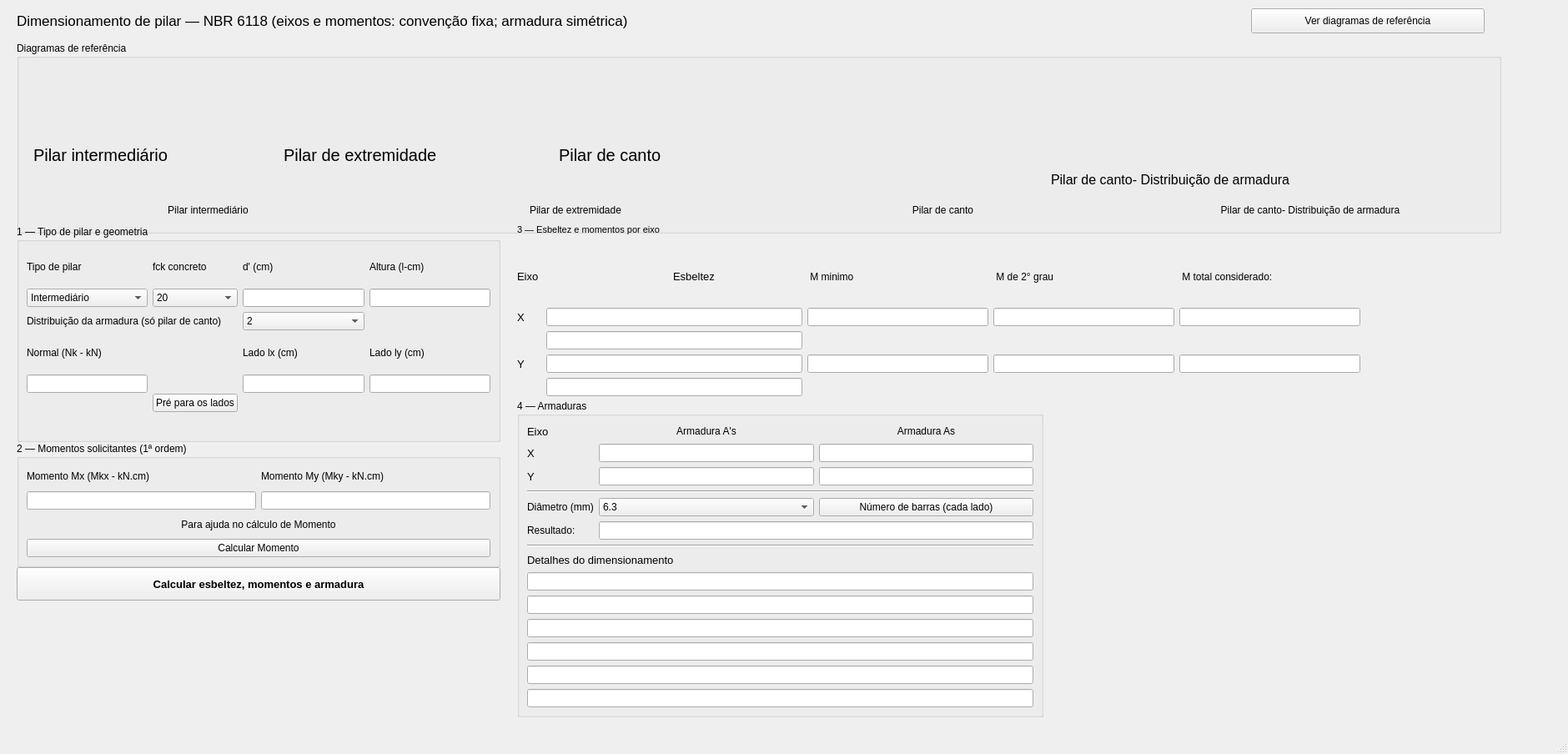
<?xml version="1.0" encoding="UTF-8"?>
<ui version="4.0">
 <class>MainWindow</class>
 <widget class="QMainWindow" name="MainWindow">
  <property name="geometry">
   <rect>
    <x>0</x>
    <y>0</y>
    <width>1880</width>
    <height>904</height>
   </rect>
  </property>
  <property name="windowTitle">
   <string>MainWindow</string>
  </property>
  <widget class="QWidget" name="centralwidget">
   <widget class="QLabel" name="label_5">
    <property name="geometry">
     <rect>
      <x>20</x>
      <y>10</y>
      <width>951</width>
      <height>30</height>
     </rect>
    </property>
    <property name="font">
     <font>
      <pointsize>13</pointsize>
     </font>
    </property>
    <property name="text">
     <string>Dimensionamento de pilar — NBR 6118 (eixos e momentos: convenção fixa; armadura simétrica)</string>
    </property>
   </widget>
   <widget class="QPushButton" name="btn_referencia">
    <property name="geometry">
     <rect>
      <x>1500</x>
      <y>10</y>
      <width>280</width>
      <height>30</height>
     </rect>
    </property>
    <property name="text">
     <string>Ver diagramas de referência</string>
    </property>
   </widget>
   <widget class="QGroupBox" name="gb_referencia">
    <property name="geometry">
     <rect>
      <x>20</x>
      <y>50</y>
      <width>1780</width>
      <height>230</height>
     </rect>
    </property>
    <property name="visible">
     <bool>false</bool>
    </property>
    <property name="title">
     <string>Diagramas de referência</string>
    </property>
    <layout class="QGridLayout" name="layout_referencia">
     <item row="0" column="0">
      <widget class="QLabel" name="label_3">
       <property name="minimumSize">
        <size>
         <width>380</width>
         <height>150</height>
        </size>
       </property>
       <property name="text">
        <string/>
       </property>
       <property name="pixmap">
        <pixmap>../../../../Pictures/Screenshots/Captura de tela 2026-05-23 161442.png</pixmap>
       </property>
       <property name="scaledContents">
        <bool>true</bool>
       </property>
      </widget>
     </item>
     <item row="0" column="1">
      <widget class="QLabel" name="label_4">
       <property name="minimumSize">
        <size>
         <width>380</width>
         <height>150</height>
        </size>
       </property>
       <property name="text">
        <string/>
       </property>
       <property name="pixmap">
        <pixmap>../../../../Pictures/Screenshots/Captura de tela 2026-05-23 161539.png</pixmap>
       </property>
       <property name="scaledContents">
        <bool>true</bool>
       </property>
      </widget>
     </item>
     <item row="0" column="2">
      <widget class="QLabel" name="label_32">
       <property name="minimumSize">
        <size>
         <width>380</width>
         <height>150</height>
        </size>
       </property>
       <property name="text">
        <string/>
       </property>
       <property name="pixmap">
        <pixmap>../../../../Pictures/Screenshots/Captura de tela 2026-06-23 154434.png</pixmap>
       </property>
       <property name="scaledContents">
        <bool>true</bool>
       </property>
      </widget>
     </item>
     <item row="0" column="3">
      <widget class="QLabel" name="label_35">
       <property name="minimumSize">
        <size>
         <width>380</width>
         <height>150</height>
        </size>
       </property>
       <property name="text">
        <string/>
       </property>
       <property name="pixmap">
        <pixmap>../../../../Pictures/Screenshots/Captura de tela 2026-06-23 115725.png</pixmap>
       </property>
       <property name="scaledContents">
        <bool>true</bool>
       </property>
      </widget>
     </item>
     <item row="1" column="0">
      <widget class="QLabel" name="label_6">
       <property name="text">
        <string>Pilar intermediário</string>
       </property>
       <property name="alignment">
        <set>Qt::AlignCenter</set>
       </property>
      </widget>
     </item>
     <item row="1" column="1">
      <widget class="QLabel" name="label_7">
       <property name="text">
        <string>Pilar de extremidade</string>
       </property>
       <property name="alignment">
        <set>Qt::AlignCenter</set>
       </property>
      </widget>
     </item>
     <item row="1" column="2">
      <widget class="QLabel" name="label_31">
       <property name="text">
        <string>Pilar de canto</string>
       </property>
       <property name="alignment">
        <set>Qt::AlignCenter</set>
       </property>
      </widget>
     </item>
     <item row="1" column="3">
      <widget class="QLabel" name="label_37">
       <property name="text">
        <string>Pilar de canto- Distribuição de armadura</string>
       </property>
       <property name="alignment">
        <set>Qt::AlignCenter</set>
       </property>
      </widget>
     </item>
    </layout>
   </widget>
   <widget class="QGroupBox" name="gb_geometria">
    <property name="geometry">
     <rect>
      <x>20</x>
      <y>270</y>
      <width>580</width>
      <height>260</height>
     </rect>
    </property>
    <property name="title">
     <string>1 — Tipo de pilar e geometria</string>
    </property>
    <layout class="QGridLayout" name="layout_geometria">
     <item row="0" column="3">
      <widget class="QLabel" name="label_14">
       <property name="text">
        <string>Altura (l-cm)</string>
       </property>
      </widget>
     </item>
     <item row="0" column="0">
      <widget class="QLabel" name="label_38">
       <property name="text">
        <string>Tipo de pilar</string>
       </property>
      </widget>
     </item>
     <item row="0" column="2">
      <widget class="QLabel" name="label_13">
       <property name="text">
        <string>d' (cm)</string>
       </property>
      </widget>
     </item>
     <item row="0" column="1">
      <widget class="QLabel" name="label_12">
       <property name="text">
        <string>fck concreto</string>
       </property>
      </widget>
     </item>
     <item row="1" column="1">
      <widget class="QComboBox" name="fck_conc">
       <item>
        <property name="text">
         <string>20</string>
        </property>
       </item>
       <item>
        <property name="text">
         <string>25</string>
        </property>
       </item>
       <item>
        <property name="text">
         <string>30</string>
        </property>
       </item>
       <item>
        <property name="text">
         <string>35</string>
        </property>
       </item>
       <item>
        <property name="text">
         <string>40</string>
        </property>
       </item>
       <item>
        <property name="text">
         <string>45</string>
        </property>
       </item>
       <item>
        <property name="text">
         <string>50</string>
        </property>
       </item>
      </widget>
     </item>
     <item row="1" column="2">
      <widget class="QLineEdit" name="valor_d_linha"/>
     </item>
     <item row="1" column="3">
      <widget class="QLineEdit" name="altura_lexy"/>
     </item>
     <item row="1" column="0">
      <widget class="QComboBox" name="pilar_tipo">
       <property name="minimumSize">
        <size>
         <width>130</width>
         <height>0</height>
        </size>
       </property>
       <item>
        <property name="text">
         <string>Intermediário</string>
        </property>
       </item>
       <item>
        <property name="text">
         <string>Extremidade</string>
        </property>
       </item>
       <item>
        <property name="text">
         <string>Canto</string>
        </property>
       </item>
      </widget>
     </item>
     <item row="3" column="0">
      <widget class="QLabel" name="label_8">
       <property name="text">
        <string>Normal (Nk - kN)</string>
       </property>
      </widget>
     </item>
     <item row="4" column="0">
      <widget class="QLineEdit" name="normal_nk"/>
     </item>
     <item row="3" column="2">
      <widget class="QLabel" name="label">
       <property name="text">
        <string>Lado lx (cm)</string>
       </property>
      </widget>
     </item>
     <item row="3" column="3">
      <widget class="QLabel" name="label_2">
       <property name="text">
        <string>Lado ly (cm)</string>
       </property>
      </widget>
     </item>
     <item row="4" column="3">
      <widget class="QLineEdit" name="lado_ly"/>
     </item>
     <item row="4" column="2">
      <widget class="QLineEdit" name="lado_lx"/>
     </item>
     <item row="4" column="1" rowspan="2">
      <widget class="QPushButton" name="calcular_pre_lados">
       <property name="text">
        <string>Pré para os lados</string>
       </property>
      </widget>
     </item>
     <item row="2" column="0" colspan="2">
      <widget class="QLabel" name="label_17">
       <property name="text">
        <string>Distribuição da armadura (só pilar de canto)</string>
       </property>
      </widget>
     </item>
     <item row="2" column="2">
      <widget class="QComboBox" name="distribuicao_obliqua">
       <item>
        <property name="text">
         <string>2</string>
        </property>
       </item>
       <item>
        <property name="text">
         <string>1</string>
        </property>
       </item>
       <item>
        <property name="text">
         <string>3</string>
        </property>
       </item>
       <item>
        <property name="text">
         <string>4</string>
        </property>
       </item>
       <item>
        <property name="text">
         <string>5</string>
        </property>
       </item>
       <item>
        <property name="text">
         <string>6</string>
        </property>
       </item>
      </widget>
     </item>
    </layout>
   </widget>
   <widget class="QGroupBox" name="gb_momentos">
    <property name="geometry">
     <rect>
      <x>20</x>
      <y>530</y>
      <width>580</width>
      <height>150</height>
     </rect>
    </property>
    <property name="title">
     <string>2 — Momentos solicitantes (1ª ordem)</string>
    </property>
    <layout class="QGridLayout" name="layout_momentos">
     <item row="0" column="0">
      <widget class="QLabel" name="label_10">
       <property name="text">
        <string>Momento Mx (Mkx - kN.cm)</string>
       </property>
      </widget>
     </item>
     <item row="0" column="1">
      <widget class="QLabel" name="label_11">
       <property name="text">
        <string>Momento My (Mky - kN.cm)</string>
       </property>
      </widget>
     </item>
     <item row="1" column="0">
      <widget class="QLineEdit" name="momento_mkx"/>
     </item>
     <item row="1" column="1">
      <widget class="QLineEdit" name="momento_mky"/>
     </item>
     <item row="2" column="0" colspan="2">
      <widget class="QLabel" name="label_34">
       <property name="text">
        <string>Para ajuda no cálculo de Momento</string>
       </property>
       <property name="alignment">
        <set>Qt::AlignCenter</set>
       </property>
      </widget>
     </item>
     <item row="3" column="0" colspan="2">
      <widget class="QPushButton" name="calcular_momento_janela">
       <property name="text">
        <string>Calcular Momento</string>
       </property>
      </widget>
     </item>
    </layout>
   </widget>
   <widget class="QPushButton" name="calcular_prop">
    <property name="geometry">
     <rect>
      <x>20</x>
      <y>680</y>
      <width>580</width>
      <height>40</height>
     </rect>
    </property>
    <property name="font">
     <font>
      <pointsize>10</pointsize>
      <weight>75</weight>
      <bold>true</bold>
     </font>
    </property>
    <property name="text">
     <string>Calcular esbeltez, momentos e armadura</string>
    </property>
   </widget>
   <widget class="QGroupBox" name="gb_armadura">
    <property name="geometry">
     <rect>
      <x>620</x>
      <y>479</y>
      <width>631</width>
      <height>381</height>
     </rect>
    </property>
    <property name="title">
     <string>4 — Armaduras</string>
    </property>
    <layout class="QGridLayout" name="layout_armadura">
     <item row="0" column="0">
      <widget class="QLabel" name="label_28">
       <property name="font">
        <font>
         <pointsize>10</pointsize>
        </font>
       </property>
       <property name="text">
        <string>Eixo</string>
       </property>
      </widget>
     </item>
     <item row="0" column="1">
      <widget class="QLabel" name="label_24">
       <property name="text">
        <string>Armadura A's</string>
       </property>
       <property name="alignment">
        <set>Qt::AlignCenter</set>
       </property>
      </widget>
     </item>
     <item row="0" column="2">
      <widget class="QLabel" name="label_26">
       <property name="text">
        <string>Armadura As</string>
       </property>
       <property name="alignment">
        <set>Qt::AlignCenter</set>
       </property>
      </widget>
     </item>
     <item row="1" column="0">
      <widget class="QLabel" name="label_43">
       <property name="font">
        <font>
         <pointsize>10</pointsize>
        </font>
       </property>
       <property name="text">
        <string>X</string>
       </property>
      </widget>
     </item>
     <item row="1" column="1">
      <widget class="QLineEdit" name="as_sim_x"/>
     </item>
     <item row="1" column="2">
      <widget class="QLineEdit" name="as_sim_x2"/>
     </item>
     <item row="2" column="0">
      <widget class="QLabel" name="label_29">
       <property name="font">
        <font>
         <pointsize>10</pointsize>
        </font>
       </property>
       <property name="text">
        <string>Y</string>
       </property>
      </widget>
     </item>
     <item row="2" column="1">
      <widget class="QLineEdit" name="as_sim_y"/>
     </item>
     <item row="2" column="2">
      <widget class="QLineEdit" name="as_sim_y2"/>
     </item>
     <item row="3" column="0" colspan="3">
      <widget class="Line" name="line_diametro">
       <property name="orientation">
        <enum>Qt::Horizontal</enum>
       </property>
      </widget>
     </item>
     <item row="4" column="0">
      <widget class="QLabel" name="label_33">
       <property name="text">
        <string>Diâmetro (mm)</string>
       </property>
      </widget>
     </item>
     <item row="4" column="1">
      <widget class="QComboBox" name="barra">
       <item>
        <property name="text">
         <string>6.3</string>
        </property>
       </item>
       <item>
        <property name="text">
         <string>8</string>
        </property>
       </item>
       <item>
        <property name="text">
         <string>10</string>
        </property>
       </item>
       <item>
        <property name="text">
         <string>12.5</string>
        </property>
       </item>
       <item>
        <property name="text">
         <string>16</string>
        </property>
       </item>
       <item>
        <property name="text">
         <string>20</string>
        </property>
       </item>
      </widget>
     </item>
     <item row="4" column="2">
      <widget class="QPushButton" name="numero_barras_botao">
       <property name="text">
        <string>Número de barras (cada lado)</string>
       </property>
      </widget>
     </item>
     <item row="5" column="0">
      <widget class="QLabel" name="lbl_resultado_barras">
       <property name="text">
        <string>Resultado:</string>
       </property>
      </widget>
     </item>
     <item row="5" column="1" colspan="2">
      <widget class="QLineEdit" name="numero_barras"/>
     </item>
     <item row="6" column="0" colspan="3">
      <widget class="Line" name="line_detalhes">
       <property name="orientation">
        <enum>Qt::Horizontal</enum>
       </property>
      </widget>
     </item>
     <item row="7" column="0" colspan="3">
      <widget class="QLabel" name="lbl_detalhes">
       <property name="font">
        <font>
         <pointsize>10</pointsize>
        </font>
       </property>
       <property name="text">
        <string>Detalhes do dimensionamento</string>
       </property>
      </widget>
     </item>
     <item row="8" column="0" colspan="3">
      <widget class="QLineEdit" name="info_1"/>
     </item>
     <item row="9" column="0" colspan="3">
      <widget class="QLineEdit" name="info_2"/>
     </item>
     <item row="10" column="0" colspan="3">
      <widget class="QLineEdit" name="info_3"/>
     </item>
     <item row="11" column="0" colspan="3">
      <widget class="QLineEdit" name="info_4"/>
     </item>
     <item row="12" column="0" colspan="3">
      <widget class="QLineEdit" name="info_5"/>
     </item>
     <item row="13" column="0" colspan="3">
      <widget class="QLineEdit" name="info_6"/>
     </item>
    </layout>
   </widget>
   <widget class="QWidget" name="gridLayoutWidget_5">
    <property name="geometry">
     <rect>
      <x>620</x>
      <y>300</y>
      <width>1011</width>
      <height>175</height>
     </rect>
    </property>
    <layout class="QGridLayout" name="gridLayout_5">
     <item row="4" column="1">
      <widget class="QLineEdit" name="esbeltez_x">
       <property name="enabled">
        <bool>true</bool>
       </property>
      </widget>
     </item>
     <item row="1" column="3">
      <widget class="QLabel" name="label_18">
       <property name="font">
        <font>
         <pointsize>9</pointsize>
        </font>
       </property>
       <property name="text">
        <string> M de 2° grau </string>
       </property>
      </widget>
     </item>
     <item row="1" column="0">
      <widget class="QLabel" name="label_22">
       <property name="font">
        <font>
         <pointsize>10</pointsize>
        </font>
       </property>
       <property name="text">
        <string>Eixo </string>
       </property>
      </widget>
     </item>
     <item row="4" column="4">
      <widget class="QLineEdit" name="momento_mx_total"/>
     </item>
     <item row="8" column="4">
      <widget class="QLineEdit" name="momento_my_total"/>
     </item>
     <item row="4" column="3">
      <widget class="QLineEdit" name="mx_segundo_grau"/>
     </item>
     <item row="8" column="0">
      <widget class="QLabel" name="label_23">
       <property name="font">
        <font>
         <pointsize>10</pointsize>
        </font>
       </property>
       <property name="text">
        <string>Y</string>
       </property>
      </widget>
     </item>
     <item row="1" column="2">
      <widget class="QLabel" name="label_16">
       <property name="font">
        <font>
         <pointsize>9</pointsize>
        </font>
       </property>
       <property name="text">
        <string> M minimo </string>
       </property>
      </widget>
     </item>
     <item row="10" column="1">
      <widget class="QLineEdit" name="excentricidade_y"/>
     </item>
     <item row="7" column="1">
      <widget class="QLineEdit" name="excentricidade_x"/>
     </item>
     <item row="8" column="3">
      <widget class="QLineEdit" name="my_segundo_grau"/>
     </item>
     <item row="8" column="2">
      <widget class="QLineEdit" name="my_minimo"/>
     </item>
     <item row="4" column="2">
      <widget class="QLineEdit" name="mx_minimo"/>
     </item>
     <item row="4" column="0">
      <widget class="QLabel" name="label_41">
       <property name="font">
        <font>
         <pointsize>10</pointsize>
        </font>
       </property>
       <property name="text">
        <string>X</string>
       </property>
      </widget>
     </item>
     <item row="1" column="4">
      <widget class="QLabel" name="label_21">
       <property name="font">
        <font>
         <pointsize>9</pointsize>
        </font>
       </property>
       <property name="text">
        <string> M total considerado:</string>
       </property>
      </widget>
     </item>
     <item row="8" column="1">
      <widget class="QLineEdit" name="esbeltez_y"/>
     </item>
     <item row="1" column="1">
      <widget class="QLabel" name="label_15">
       <property name="sizePolicy">
        <sizepolicy hsizetype="Expanding" vsizetype="Preferred">
         <horstretch>0</horstretch>
         <verstretch>0</verstretch>
        </sizepolicy>
       </property>
       <property name="baseSize">
        <size>
         <width>0</width>
         <height>0</height>
        </size>
       </property>
       <property name="font">
        <font>
         <pointsize>10</pointsize>
        </font>
       </property>
       <property name="layoutDirection">
        <enum>Qt::LeftToRight</enum>
       </property>
       <property name="text">
        <string>                                          Esbeltez                             </string>
       </property>
       <property name="alignment">
        <set>Qt::AlignCenter</set>
       </property>
      </widget>
     </item>
    </layout>
   </widget>
   <widget class="QLabel" name="label_40">
    <property name="geometry">
     <rect>
      <x>620</x>
      <y>250</y>
      <width>381</width>
      <height>51</height>
     </rect>
    </property>
    <property name="font">
     <font>
      <pointsize>8</pointsize>
     </font>
    </property>
    <property name="text">
     <string>3 — Esbeltez e momentos por eixo</string>
    </property>
   </widget>
   <widget class="QLabel" name="label_9">
    <property name="geometry">
     <rect>
      <x>40</x>
      <y>160</y>
      <width>201</width>
      <height>51</height>
     </rect>
    </property>
    <property name="font">
     <font>
      <pointsize>15</pointsize>
     </font>
    </property>
    <property name="text">
     <string>Pilar intermediário</string>
    </property>
   </widget>
   <widget class="QLabel" name="label_39">
    <property name="geometry">
     <rect>
      <x>1260</x>
      <y>190</y>
      <width>361</width>
      <height>51</height>
     </rect>
    </property>
    <property name="font">
     <font>
      <pointsize>12</pointsize>
     </font>
    </property>
    <property name="text">
     <string>Pilar de canto- Distribuição de armadura</string>
    </property>
   </widget>
   <widget class="QLabel" name="label_36">
    <property name="geometry">
     <rect>
      <x>940</x>
      <y>50</y>
      <width>321</width>
      <height>191</height>
     </rect>
    </property>
    <property name="text">
     <string/>
    </property>
    <property name="pixmap">
     <pixmap>../../../../Pictures/Screenshots/Captura de tela 2026-06-23 115725.png</pixmap>
    </property>
    <property name="scaledContents">
     <bool>true</bool>
    </property>
   </widget>
   <widget class="QLabel" name="label_42">
    <property name="geometry">
     <rect>
      <x>660</x>
      <y>50</y>
      <width>271</width>
      <height>111</height>
     </rect>
    </property>
    <property name="text">
     <string/>
    </property>
    <property name="pixmap">
     <pixmap>../../../../Pictures/Screenshots/Captura de tela 2026-06-23 154434.png</pixmap>
    </property>
    <property name="scaledContents">
     <bool>true</bool>
    </property>
   </widget>
   <widget class="QLabel" name="label_19">
    <property name="geometry">
     <rect>
      <x>330</x>
      <y>40</y>
      <width>261</width>
      <height>121</height>
     </rect>
    </property>
    <property name="text">
     <string/>
    </property>
    <property name="pixmap">
     <pixmap>../../../../Pictures/Screenshots/Captura de tela 2026-05-23 161539.png</pixmap>
    </property>
    <property name="scaledContents">
     <bool>true</bool>
    </property>
   </widget>
   <widget class="QLabel" name="label_20">
    <property name="geometry">
     <rect>
      <x>340</x>
      <y>160</y>
      <width>241</width>
      <height>51</height>
     </rect>
    </property>
    <property name="font">
     <font>
      <pointsize>15</pointsize>
     </font>
    </property>
    <property name="text">
     <string>Pilar de extremidade</string>
    </property>
   </widget>
   <widget class="QLabel" name="label_44">
    <property name="geometry">
     <rect>
      <x>670</x>
      <y>160</y>
      <width>241</width>
      <height>51</height>
     </rect>
    </property>
    <property name="font">
     <font>
      <pointsize>15</pointsize>
     </font>
    </property>
    <property name="text">
     <string>Pilar de canto</string>
    </property>
   </widget>
   <widget class="QLabel" name="label_25">
    <property name="geometry">
     <rect>
      <x>30</x>
      <y>40</y>
      <width>261</width>
      <height>121</height>
     </rect>
    </property>
    <property name="text">
     <string/>
    </property>
    <property name="pixmap">
     <pixmap>../../../../Pictures/Screenshots/Captura de tela 2026-05-23 161442.png</pixmap>
    </property>
    <property name="scaledContents">
     <bool>true</bool>
    </property>
   </widget>
  </widget>
  <widget class="QMenuBar" name="menubar">
   <property name="geometry">
    <rect>
     <x>0</x>
     <y>0</y>
     <width>1880</width>
     <height>26</height>
    </rect>
   </property>
  </widget>
  <widget class="QStatusBar" name="statusbar"/>
 </widget>
 <resources/>
 <connections/>
</ui>
